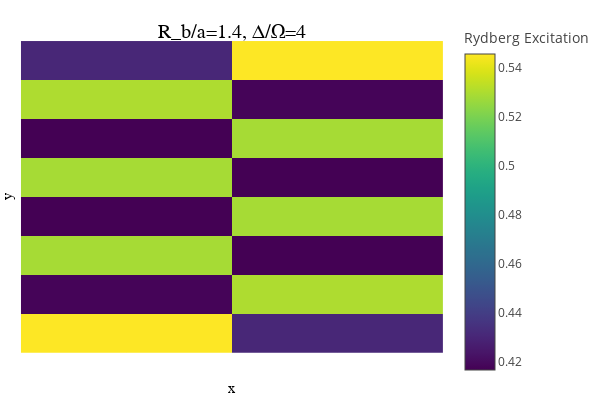

The cell this chart's notebook holds for it:
### Code cell
# snake mps starting at bottom left
geometry = "square"
N1 = 2 # x
N2 = 8 # y
# sites = siteinds("Qubit", N1 * N2)
# psi0 = MPS(sites, ["Dn" for i = 1:N1*N2])

focus(geometry, N1, N2, 4, 1.4, psi0, sites)[4]

### Figure 1 — Plotly figure (JSON) as saved in the notebook; plotly's stock layout.template omitted (floating-point values rounded to 4 significant figures; data arrays with more than 128 entries replaced by an {"elided": "..."} marker saying what was removed)
{"data": [{"colorbar": {"title": "Rydberg Excitation"}, "colorscale": {"elided": "256x2 mixed values"}, "hoverinfo": "none", "name": "y1", "showlegend": false, "showscale": true, "type": "heatmap", "x": [0.5, 1.5, 2.5], "xaxis": "x", "y": [0.5, 1.5, 2.5, 3.5, 4.5, 5.5, 6.5, 7.5, 8.5], "yaxis": "y", "z": [[0.5455, 0.4303], [0.4176, 0.53], [0.5286, 0.4165], [0.4165, 0.5285], [0.5285, 0.4165], [0.4165, 0.5286], [0.53, 0.4176], [0.4303, 0.5455]], "zmax": 0.5455, "zmin": 0.4165}], "layout": {"annotations": [{"font": {"color": "rgba(0, 0, 0, 1.000)", "family": "sans-serif", "size": 20}, "rotation": 0, "showarrow": false, "text": "R_b/a=1.4, Δ/Ω=4", "x": 0.5201, "xanchor": "center", "xref": "paper", "y": 1, "yanchor": "top", "yref": "paper"}], "height": 400, "legend": {"bgcolor": "rgba(255, 255, 255, 1.000)", "bordercolor": "rgba(0, 0, 0, 1.000)", "borderwidth": 1, "font": {"color": "rgba(0, 0, 0, 1.000)", "family": "sans-serif", "size": 11}, "title": {"font": {"color": "rgba(0, 0, 0, 1.000)", "family": "sans-serif", "size": 15}, "text": ""}, "tracegroupgap": 0, "traceorder": "normal", "x": 1, "xanchor": "auto", "y": 1, "yanchor": "auto"}, "margin": {"b": 20, "l": 0, "r": 0, "t": 20}, "paper_bgcolor": "rgba(255, 255, 255, 1.000)", "plot_bgcolor": "rgba(255, 255, 255, 1.000)", "showlegend": true, "width": 600, "xaxis": {"anchor": "y", "domain": [0.04684, 0.9934], "gridcolor": "rgba(0, 0, 0, 0.100)", "gridwidth": 0.5, "linecolor": "rgba(0, 0, 0, 1.000)", "mirror": false, "range": [0.5, 2.5], "showgrid": true, "showline": false, "showticklabels": false, "tickangle": 0, "tickcolor": "rgba(0, 0, 0, 0.000)", "tickfont": {"color": "rgba(0, 0, 0, 1.000)", "family": "sans-serif", "size": 11}, "tickmode": "array", "ticks": "inside", "ticktext": ["0.5", "1.0", "1.5", "2.0", "2.5"], "tickvals": [0.5, 1, 1.5, 2, 2.5], "title": "x", "titlefont": {"color": "rgba(0, 0, 0, 1.000)", "family": "sans-serif", "size": 15}, "type": "-", "visible": true, "zeroline": false, "zerolinecolor": "rgba(0, 0, 0, 1.000)"}, "yaxis": {"anchor": "x", "domain": [0.07581, 0.9415], "gridcolor": "rgba(0, 0, 0, 0.100)", "gridwidth": 0.5, "linecolor": "rgba(0, 0, 0, 1.000)", "mirror": false, "range": [0.5, 8.5], "showgrid": true, "showline": false, "showticklabels": false, "tickangle": 0, "tickcolor": "rgba(0, 0, 0, 0.000)", "tickfont": {"color": "rgba(0, 0, 0, 1.000)", "family": "sans-serif", "size": 11}, "tickmode": "array", "ticks": "inside", "ticktext": ["2", "4", "6", "8"], "tickvals": [2, 4, 6, 8], "title": "y", "titlefont": {"color": "rgba(0, 0, 0, 1.000)", "family": "sans-serif", "size": 15}, "type": "-", "visible": true, "zeroline": false, "zerolinecolor": "rgba(0, 0, 0, 1.000)"}}}
